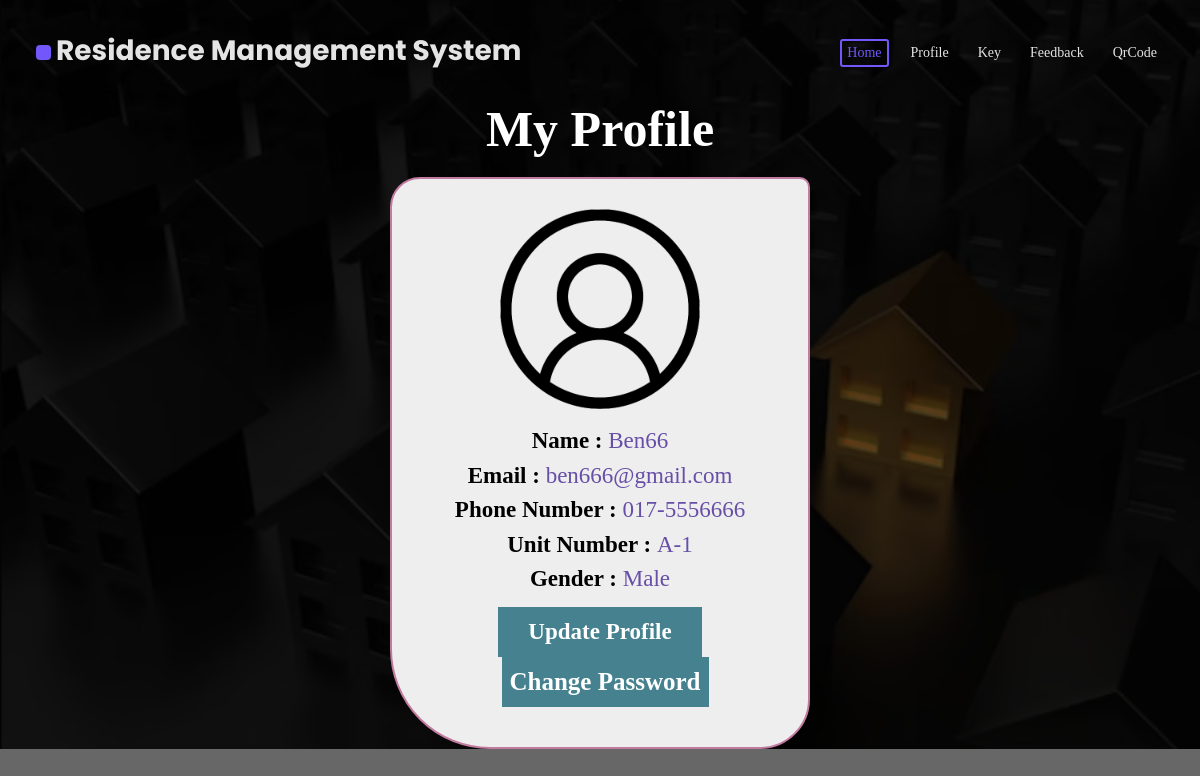
The app's page /code/resident/update_profile.php (signed in) with its own data.
### tables this page shows
CREATE TABLE `resident` (
  `resident_id` int(100) NOT NULL,
  `resident_name` varchar(50) NOT NULL,
  `resident_email` varchar(50) NOT NULL,
  `resident_number` varchar(12) NOT NULL,
  `resident_unit` varchar(255) NOT NULL,
  `resident_gender` varchar(255) NOT NULL,
  `resident_password` varchar(50) NOT NULL
);

### code/resident/update_profile.php (the view, shortened to what this page needs)
<?php include("data_connection.php");
if(isset($_SESSION['user_id'])){
   $user_id = $_SESSION['user_id'];
}else{
   $user_id = '';
};
?>
<!DOCTYPE html>
<html>
<head>
	<link rel="stylesheet" href="css/resident_main.css" />
  <link rel="stylesheet" href="https://pro.fontawesome.com/releases/v5.10.0/css/all.css"/>
  <link rel="stylesheet" href="https://cdnjs.cloudflare.com/ajax/libs/remixicon/3.5.0/remixicon.css">
</head>
<body>
	<section class="landing">
	<?php include 'header.php'; ?>
	<section class="user-details">
   <h1 class="title">My Profile</h1>
   <div class="box-container">
	<?php
      $results = mysqli_query($connect, "SELECT * FROM `resident` WHERE resident_id = '$user_id'");
	  if ($results) {
          $row_view = mysqli_fetch_assoc($results);
   ?>
   <div class="user">
      <img src="Image/user-icon.png" alt="">
      <p><b>Name  : </b><span style="color:#674EA7;"><?php echo $row_view['resident_name']; ?></span></p>
	  <p><b>Email : </b><span style="color:#674EA7;"><?php echo $row_view['resident_email']; ?></span></p>
	  <p><b>Phone Number : </b><span style="color:#674EA7;"><?php echo $row_view['resident_number']; ?></span></p>
	  <p><b>Unit Number : </b><span style="color:#674EA7;"><?php echo $row_view['resident_unit']; ?></span></p>
	  <p><b>Gender : </b><span style="color:#674EA7;"><?php echo $row_view['resident_gender']; ?></span></p>
      <form action="" method="POST">
		  <div class="flex-btn">
			<a href="update_profile.php?updated=<?php echo $row_view['resident_id']; ?>" class="Updatebtn">Update Profile</a>
			<a href="change_password.php" class="changebtn">Change Password</a>
		  </div>
	  </form>
   </div>
   </div>
    <?php
      }
   ?>
</section>
</section>
</body>
</html>

### code/resident/css/resident_main.css (style rules this page uses)
* { box-sizing: border-box; padding: 0; margin: 0; }
body, input, button { font-family: Average; font-size: 17px; }
a { text-decoration: none; }
img { display: block; max-width: 100%; height: auto; }

### records on screen
resident: resident_name "Ben66", resident_email "ben666@gmail.com", resident_number "017-5556666", resident_unit "A-1", resident_gender "Male"
